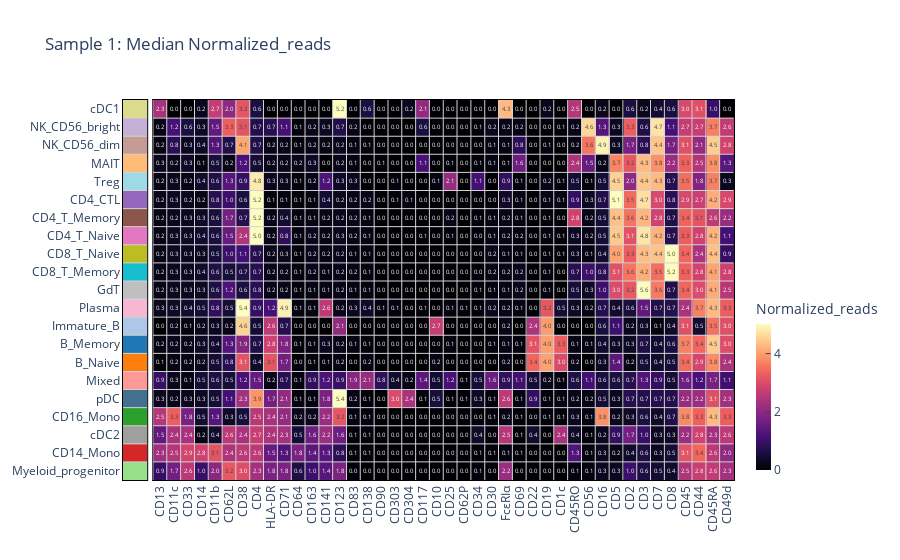

Notebook source saved alongside this figure:
### Code cell
PBMC_HD01.protein.signaturemap('Normalized_reads',
                           splitby='Averaged.Detailed.Celltype.Mixed')

### Figure 1 — Plotly figure (JSON) as saved in the notebook; plotly's stock layout.template omitted (floating-point values rounded to 4 significant figures; data arrays with more than 128 entries replaced by an {"elided": "..."} marker saying what was removed)
{"data": [{"colorscale": [[0, "#1f77b4"], [0.04762, "#1f77b4"], [0.04762, "#ff7f0e"], [0.09524, "#ff7f0e"], [0.09524, "#d62728"], [0.1429, "#d62728"], [0.1429, "#2ca02c"], [0.1905, "#2ca02c"], [0.1905, "#9467bd"], [0.2381, "#9467bd"], [0.2381, "#8c564b"], [0.2857, "#8c564b"], [0.2857, "#e377c2"], [0.3333, "#e377c2"], [0.3333, "#17becf"], [0.381, "#17becf"], [0.381, "#bcbd22"], [0.4286, "#bcbd22"], [0.4286, "#bfbfbf"], [0.4762, "#bfbfbf"], [0.4762, "#aec7e8"], [0.5238, "#aec7e8"], [0.5238, "#ffbb78"], [0.5714, "#ffbb78"], [0.5714, "#ff9896"], [0.619, "#ff9896"], [0.619, "#98df8a"], [0.6667, "#98df8a"], [0.6667, "#c5b0d5"], [0.7143, "#c5b0d5"], [0.7143, "#c49c94"], [0.7619, "#c49c94"], [0.7619, "#f7b6d2"], [0.8095, "#f7b6d2"], [0.8095, "#9edae5"], [0.8571, "#9edae5"], [0.8571, "#dbdb8d"], [0.9048, "#dbdb8d"], [0.9048, "#9f9f9f"], [0.9524, "#9f9f9f"], [0.9524, "#44708f"], [1, "#44708f"]], "hoverinfo": "skip", "name": "labels", "showlegend": false, "showscale": false, "type": "heatmap", "x": [0, 0, 0, 0, 0, 0, 0, 0, 0, 0, 0, 0, 0, 0, 0, 0, 0, 0, 0, 0, 0], "xaxis": "x", "y": [0, 1, 2, 3, 4, 5, 6, 7, 8, 9, 10, 11, 12, 13, 14, 15, 16, 17, 18, 19, 20], "yaxis": "y", "z": [13, 2, 19, 3, 20, 12, 1, 0, 10, 16, 9, 7, 8, 6, 5, 4, 17, 11, 15, 14, 18]}, {"coloraxis": "coloraxis", "hovertemplate": "%{z:.1f}<br>%{x}<extra></extra>", "name": "data", "showlegend": false, "showscale": false, "texttemplate": "%{z:.1f}", "type": "heatmap", "x": ["CD13", "CD11c", "CD33", "CD14", "CD11b", "CD62L", "CD38", "CD4", "HLA-DR", "CD71", "CD64", "CD163", "CD141", "CD123", "CD83", "CD138", "CD90", "CD303", "CD304", "CD117", "CD10", "CD25", "CD62P", "CD34", "CD30", "FcεRIα", "CD69", "CD22", "CD19", "CD1c", "CD45RO", "CD56", "CD16", "CD5", "CD2", "CD3", "CD7", "CD8", "CD45", "CD44", "CD45RA", "CD49d"], "xaxis": "x2", "y": [0, 1, 2, 3, 4, 5, 6, 7, 8, 9, 10, 11, 12, 13, 14, 15, 16, 17, 18, 19, 20], "yaxis": "y2", "z": {"elided": "21x42 float values"}}, {"hoverinfo": "skip", "line": {"color": "lightgrey", "width": 1}, "mode": "lines", "name": "labels-hlines", "showlegend": false, "type": "scattergl", "x": [null, -0.5, 0.5, null, -0.5, 0.5, null, -0.5, 0.5, null, -0.5, 0.5, null, -0.5, 0.5, null, -0.5, 0.5, null, -0.5, 0.5, null, -0.5, 0.5, null, -0.5, 0.5, null, -0.5, 0.5, null, -0.5, 0.5, null, -0.5, 0.5, null, -0.5, 0.5, null, -0.5, 0.5, null, -0.5, 0.5, null, -0.5, 0.5, null, -0.5, 0.5, null, -0.5, 0.5, null, -0.5, 0.5, null, -0.5, 0.5], "xaxis": "x", "y": [null, 0.5, 0.5, null, 1.5, 1.5, null, 2.5, 2.5, null, 3.5, 3.5, null, 4.5, 4.5, null, 5.5, 5.5, null, 6.5, 6.5, null, 7.5, 7.5, null, 8.5, 8.5, null, 9.5, 9.5, null, 10.5, 10.5, null, 11.5, 11.5, null, 12.5, 12.5, null, 13.5, 13.5, null, 14.5, 14.5, null, 15.5, 15.5, null, 16.5, 16.5, null, 17.5, 17.5, null, 18.5, 18.5, null, 19.5, 19.5], "yaxis": "y"}, {"hoverinfo": "skip", "line": {"color": "lightgrey", "width": 1}, "mode": "lines", "name": "data-vlines", "showlegend": false, "type": "scattergl", "visible": true, "x": [null, 0.5, 0.5, null, 1.5, 1.5, null, 2.5, 2.5, null, 3.5, 3.5, null, 4.5, 4.5, null, 5.5, 5.5, null, 6.5, 6.5, null, 7.5, 7.5, null, 8.5, 8.5, null, 9.5, 9.5, null, 10.5, 10.5, null, 11.5, 11.5, null, 12.5, 12.5, null, 13.5, 13.5, null, 14.5, 14.5, null, 15.5, 15.5, null, 16.5, 16.5, null, 17.5, 17.5, null, 18.5, 18.5, null, 19.5, 19.5, null, 20.5, 20.5, null, 21.5, 21.5, null, 22.5, 22.5, null, 23.5, 23.5, null, 24.5, 24.5, null, 25.5, 25.5, null, 26.5, 26.5, null, 27.5, 27.5, null, 28.5, 28.5, null, 29.5, 29.5, null, 30.5, 30.5, null, 31.5, 31.5, null, 32.5, 32.5, null, 33.5, 33.5, null, 34.5, 34.5, null, 35.5, 35.5, null, 36.5, 36.5, null, 37.5, 37.5, null, 38.5, 38.5, null, 39.5, 39.5, null, 40.5, 40.5], "xaxis": "x3", "y": [null, -0.5, 20.5, null, -0.5, 20.5, null, -0.5, 20.5, null, -0.5, 20.5, null, -0.5, 20.5, null, -0.5, 20.5, null, -0.5, 20.5, null, -0.5, 20.5, null, -0.5, 20.5, null, -0.5, 20.5, null, -0.5, 20.5, null, -0.5, 20.5, null, -0.5, 20.5, null, -0.5, 20.5, null, -0.5, 20.5, null, -0.5, 20.5, null, -0.5, 20.5, null, -0.5, 20.5, null, -0.5, 20.5, null, -0.5, 20.5, null, -0.5, 20.5, null, -0.5, 20.5, null, -0.5, 20.5, null, -0.5, 20.5, null, -0.5, 20.5, null, -0.5, 20.5, null, -0.5, 20.5, null, -0.5, 20.5, null, -0.5, 20.5, null, -0.5, 20.5, null, -0.5, 20.5, null, -0.5, 20.5, null, -0.5, 20.5, null, -0.5, 20.5, null, -0.5, 20.5, null, -0.5, 20.5, null, -0.5, 20.5, null, -0.5, 20.5, null, -0.5, 20.5, null, -0.5, 20.5, null, -0.5, 20.5], "yaxis": "y2"}, {"hoverinfo": "skip", "line": {"color": "lightgrey", "width": 1}, "mode": "lines", "name": "data-hlines", "showlegend": false, "type": "scattergl", "x": [null, -0.5, 41.5, null, -0.5, 41.5, null, -0.5, 41.5, null, -0.5, 41.5, null, -0.5, 41.5, null, -0.5, 41.5, null, -0.5, 41.5, null, -0.5, 41.5, null, -0.5, 41.5, null, -0.5, 41.5, null, -0.5, 41.5, null, -0.5, 41.5, null, -0.5, 41.5, null, -0.5, 41.5, null, -0.5, 41.5, null, -0.5, 41.5, null, -0.5, 41.5, null, -0.5, 41.5, null, -0.5, 41.5, null, -0.5, 41.5], "xaxis": "x3", "y": [null, 0.5, 0.5, null, 1.5, 1.5, null, 2.5, 2.5, null, 3.5, 3.5, null, 4.5, 4.5, null, 5.5, 5.5, null, 6.5, 6.5, null, 7.5, 7.5, null, 8.5, 8.5, null, 9.5, 9.5, null, 10.5, 10.5, null, 11.5, 11.5, null, 12.5, 12.5, null, 13.5, 13.5, null, 14.5, 14.5, null, 15.5, 15.5, null, 16.5, 16.5, null, 17.5, 17.5, null, 18.5, 18.5, null, 19.5, 19.5], "yaxis": "y2"}], "layout": {"coloraxis": {"cauto": false, "cmax": 5.019, "cmin": 0, "colorbar": {"len": 0.5, "thickness": 15, "ticks": "inside", "title": {"text": "Normalized_reads"}, "y": 0, "yanchor": "bottom"}, "colorscale": [[0, "#000004"], [0.1111, "#180f3d"], [0.2222, "#440f76"], [0.3333, "#721f81"], [0.4444, "#9e2f7f"], [0.5556, "#cd4071"], [0.6667, "#f1605d"], [0.7778, "#fd9668"], [0.8889, "#feca8d"], [1, "#fcfdbf"]]}, "title": {"text": "Sample 1: Median Normalized_reads"}, "xaxis": {"anchor": "y", "automargin": true, "domain": [0, 0.0396], "linecolor": "black", "linewidth": 1, "mirror": true, "showline": true, "tickvals": []}, "xaxis2": {"anchor": "y2", "automargin": true, "domain": [0.0496, 1.0], "linecolor": "black", "linewidth": 1, "mirror": true, "showline": true, "tickvals": []}, "xaxis3": {"automargin": true, "linecolor": "black", "linewidth": 1, "matches": "x2", "mirror": true, "overlaying": "x2", "range": [-0.5, 41.5], "showline": true, "tickangle": -90, "ticktext": ["CD13", "CD11c", "CD33", "CD14", "CD11b", "CD62L", "CD38", "CD4", "HLA-DR", "CD71", "CD64", "CD163", "CD141", "CD123", "CD83", "CD138", "CD90", "CD303", "CD304", "CD117", "CD10", "CD25", "CD62P", "CD34", "CD30", "FcεRIα", "CD69", "CD22", "CD19", "CD1c", "CD45RO", "CD56", "CD16", "CD5", "CD2", "CD3", "CD7", "CD8", "CD45", "CD44", "CD45RA", "CD49d"], "tickvals": [0, 1, 2, 3, 4, 5, 6, 7, 8, 9, 10, 11, 12, 13, 14, 15, 16, 17, 18, 19, 20, 21, 22, 23, 24, 25, 26, 27, 28, 29, 30, 31, 32, 33, 34, 35, 36, 37, 38, 39, 40, 41]}, "yaxis": {"anchor": "x", "automargin": true, "domain": [0, 1], "fixedrange": true, "linecolor": "black", "linewidth": 1, "mirror": true, "range": [-0.5, 20.5], "showline": true, "ticktext": ["Myeloid_progenitor", "CD14_Mono", "cDC2", "CD16_Mono", "pDC", "Mixed", "B_Naive", "B_Memory", "Immature_B", "Plasma", "GdT", "CD8_T_Memory", "CD8_T_Naive", "CD4_T_Naive", "CD4_T_Memory", "CD4_CTL", "Treg", "MAIT", "NK_CD56_dim", "NK_CD56_bright", "cDC1"], "tickvals": [0.0, 1.0, 2.0, 3.0, 4.0, 5.0, 6.0, 7.0, 8.0, 9.0, 10.0, 11.0, 12.0, 13.0, 14.0, 15.0, 16.0, 17.0, 18.0, 19.0, 20.0]}, "yaxis2": {"anchor": "x2", "automargin": true, "domain": [0, 1], "fixedrange": true, "linecolor": "black", "linewidth": 1, "matches": "y", "mirror": true, "showline": true, "showticklabels": false}}}
